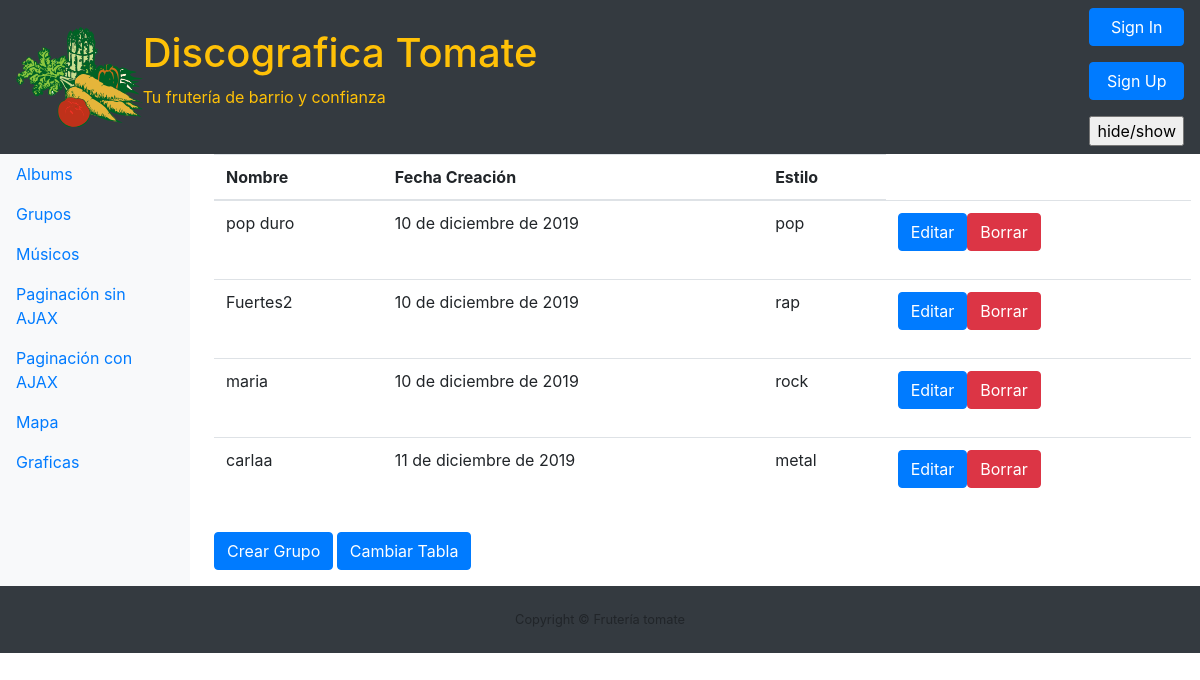
The app's page /grupo/list with its own data.
### Discografica/models.py (models this page shows, shortened)
class Grupo(models.Model):
    nombre = models.CharField(max_length=200, primary_key=True)
    fechaCreacion = models.DateField()
    estilo = models.CharField(max_length=200)

### Discografica/views.py (the view)
# urls.py: path('grupo/list', views.grupo_list, name='grupo_list'),
def grupo_list(request):
    grupo = Grupo.objects.all()
    return render(request, 'grupo_list.html', {'grupo': grupo})

### templates/grupo_list.html
{% extends 'index.html' %}
{% block main %}
<table id="datos" class="table">
    <thead>
        <tr>
        <th>Nombre</th>
        <th>Fecha Creación</th>
        <th>Estilo</th>
        </tr>
    </thead>
    <tbody>
        {% for gr in grupo %}
            <tr>
                <td>{{gr.nombre}}</td>
                <td>{{gr.fechaCreacion}}</td>
                <td>{{gr.estilo}}</td>
                <td>
                <div class="btn-group" role="group" aria-label="Basic example">
                    <form method="POST">
                        <button type="button" class="btn btn-primary btn-md center-block" onclick="location.href='{% url 'grupo_edit' pk=gr.pk %}';" >Editar</button>
                    </form>
                    <form method="POST" action="">
                            <button type="button" class="btn btn-danger btn-md center-block" onclick="location.href='{% url 'grupo_borrar' pk=gr.pk %}';" >Borrar</button>
                    </form>
                </div>
                </td>
            </tr>
        {% endfor %}
    </tbody>
</table>
<div class="btn-group" role="group" aria-label="Basic example">
    <form method="POST">
        <button type="button" class="btn btn-primary btn-md center-block" onclick="location.href='{% url 'grupo_new' %}'" >Crear Grupo</button>
        <button type="button" id ="cambiarTabla" class="btn btn-primary btn-md center-block">Cambiar Tabla</button>
    </form>
</div>
{% endblock %}

### records on screen
Grupo: nombre "pop duro", fechaCreacion "10 de diciembre de 2019", estilo "pop"
Grupo: nombre "Fuertes2", fechaCreacion "10 de diciembre de 2019", estilo "rap"
Grupo: nombre "maria", fechaCreacion "10 de diciembre de 2019", estilo "rock"
Grupo: nombre "carlaa", fechaCreacion "11 de diciembre de 2019", estilo "metal"
